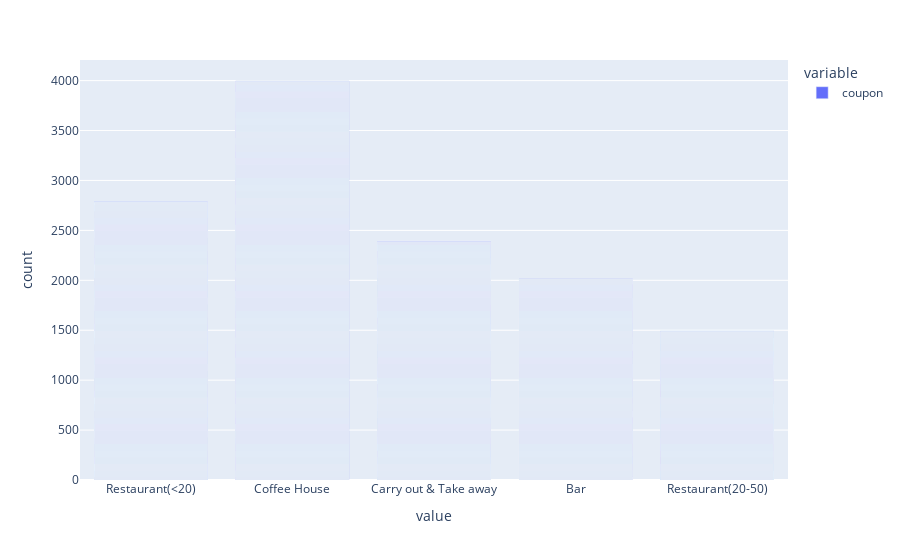

The notebook cell this image was saved under:
### Markdown cell above
5. Use a bar plot to visualize the `coupon` column.

### Code cell
px.bar(data["coupon"])

### Figure 1 — Plotly figure (JSON) as saved in the notebook; plotly's stock layout.template omitted (floating-point values rounded to 4 significant figures; data arrays with more than 128 entries replaced by an {"elided": "..."} marker saying what was removed)
{"data": [{"alignmentgroup": "True", "hovertemplate": "variable=coupon<br>value=%{x}<br>count=%{y}<extra></extra>", "legendgroup": "coupon", "marker": {"color": "#636efa", "pattern": {"shape": ""}}, "name": "coupon", "offsetgroup": "coupon", "orientation": "v", "showlegend": true, "textposition": "auto", "type": "bar", "x": {"elided": "12684 str values"}, "xaxis": "x", "y": {"elided": "12684 int values"}, "yaxis": "y"}], "layout": {"barmode": "relative", "legend": {"title": {"text": "variable"}, "tracegroupgap": 0}, "margin": {"t": 60}, "xaxis": {"anchor": "y", "domain": [0, 1], "title": {"text": "value"}}, "yaxis": {"anchor": "x", "domain": [0, 1], "title": {"text": "count"}}}}
